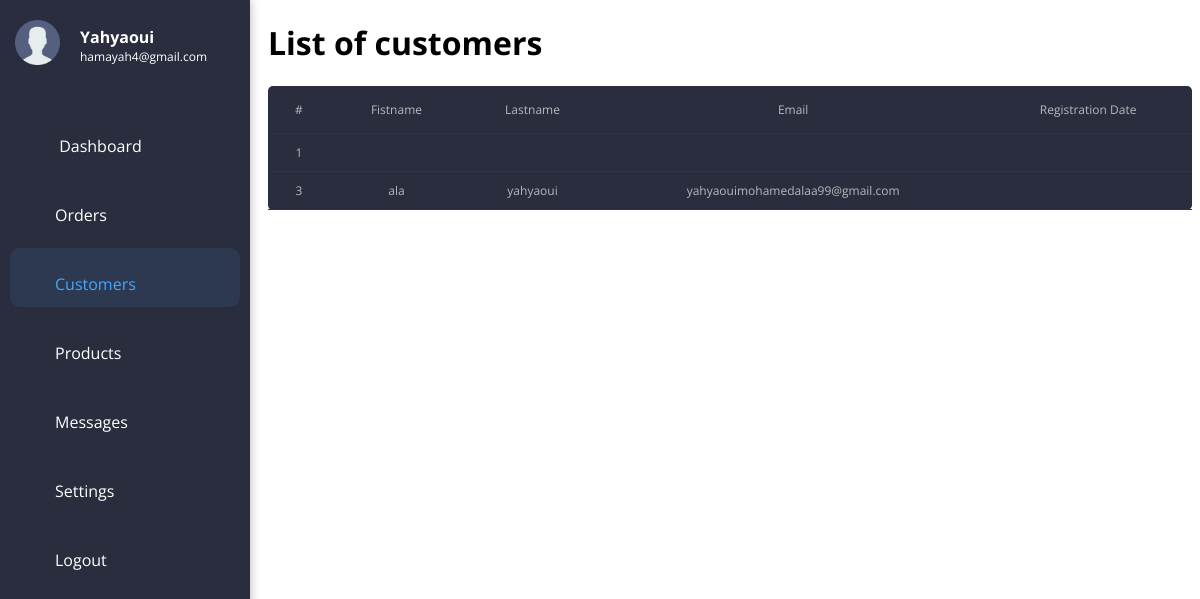
The app's page /admin/index.php?page=customers (signed in) with its own data.
### tables this page shows
CREATE TABLE `users` (
  `user_id` int(11) NOT NULL,
  `user_firstname` varchar(50) NOT NULL,
  `user_lastname` varchar(50) NOT NULL,
  `user_email` varchar(50) NOT NULL,
  `user_password` varchar(50) NOT NULL,
  `user_priority` tinyint(1) NOT NULL
);

### admin/index.php (the view, shortened to what this page needs)
<?php
if(!isset($_SESSION["admin"])){
  header("location: login.php");
}
else{
    include "../backend/connect.php";
    $req = $connect->prepare("SELECT * FROM users WHERE user_priority = ?");
    $req->execute(array(1));
    $res = $req->fetch();
}
?>
<!DOCTYPE html>
<html lang="en">
<head>
  <link rel="stylesheet" href="../css/admin.css"/>
  <link rel='stylesheet' href='https://cdn-uicons.flaticon.com/uicons-regular-rounded/css/uicons-regular-rounded.css'>
</head>
<body>
<nav class="sidebar">
  <div class="admin">
    <div class="admin-img">
      <img src="../img/user.png" alt=""/>
    </div>
    <div class="admin-info">
      <h4>
        <?php echo $res["user_lastname"];?>
      </h4>
      <p class="email">
        <?php echo $res["user_email"];?>
      </p>
    </div>
  </div>
<ul>
    <li <?php echo (!isset($_GET["page"]) ? "class='active'" : "") ?> ><a href="./"><i class="fi fi-rr-home"></i> Dashboard</a></li>
    <li <?php echo (isset($_GET["page"]) &&  $_GET["page"] === "orders" ? "class='active'" : "") ?> ><a href="?page=orders"><i class="fi fi-rr-shopping-cart"></i>Orders</a></li>
    <li <?php echo (isset($_GET["page"]) &&  $_GET["page"]  === "customers" ? "class='active'" : "") ?> ><a href="?page=customers"><i class="fi fi-rr-users"></i>Customers</a></li>
    <li <?php echo (isset($_GET["page"]) &&  ($_GET["page"]  === "products" || $_GET["page"]  === "productadd" || $_GET["page"]  === "editproduct") ? "class='active'" : "") ?> ><a href="?page=products"><i class="fi fi-rr-box-open"></i>Products</a></li>
    <li <?php echo (isset($_GET["page"]) &&  $_GET["page"]  === "messages" ? "class='active'" : "") ?> ><a href="?page=messages"><i class="fi fi-rr-envelope"></i>Messages</a></li>
    <li <?php echo (isset($_GET["page"]) &&  $_GET["page"]  === "settings" ? "class='active'" : "") ?> ><a href="?page=settings"><i class="fi fi-rr-settings"></i>Settings</a></li>
    <li><a href="../backend/logout.php"><i class="fi fi-rr-sign-out-alt"></i>Logout</a></li>
  </ul>
</nav>
<div class="content">
  <?php
    if(isset($_GET["page"])){
      if($_GET["page"] === "products"){
          $query = $connect->prepare("SELECT * FROM products");
          $query->execute();
        ?>
        <h1>List of products</h1>
        <table class="table">
          <thead>
            <a class="btn" id="add-product" href="?page=productadd"><i class="fi fi-rr-plus"></i> Add product</a>
            <tr>
              <th>Product ID</th>
              <th>Product Name</th>
              <th>Product Price</th>
              <th>Product Image</th>
              <th>Details</th>
            </tr>
      </thead>
            <?php
              while($res = $query->fetch()){
                echo
                "
                <tr>
                  <td>$res[0]</td>
                  <td>$res[1]</td>
                  <td>$res[2]</td>
                  <td><img src='../$res[3]'/></td>
                  <td>
                  <a href='#'><i class='fi fi-rr-eye'></i></a>
                  <a href='?page=editproduct&id=$res[0]'><i class='fi fi-rr-edit'></i></a>
                  <a href='deleteproduct?id=$res[0]'><i class='fi fi-rr-trash'></a></i>
                  </td>
                </tr>
                ";
              }
            ?>
        </table>
<?php
      }
      else if($_GET["page"] === 'customers'){
        $query = $connect->prepare("SELECT * FROM users WHERE user_priority = 0");
        $query->execute();
        ?>
        <h1>List of customers</h1>
        <table class="table">
          <thead>
            <tr>
              <th>#</th>
              <th>Fistname</th>
              <th>Lastname</th>
              <th>Email</th>
              <th>Registration Date</th>
            </tr>
      </thead>
            <?php
              while($res = $query->fetch()){
                echo
                "
                <tr>
                  <td>$res[0]</td>
                  <td>$res[1]</td>
                  <td>$res[2]</td>
                  <td>$res[3]</td>
                  <td>$res[6]</td>
                </tr>
                ";
              }
            ?>
        </table>
    <?php
      }
        ?>
        <?php
    }
  ?>
</div>
</body>
</html>

### css/admin.css (style rules this page uses)
*, *:before, *:after { box-sizing: border-box; font-family: Open Sans; }
.sidebar { position: fixed; top: 0; left: 0; bottom: 0; width: 250px; background-color: #2a2d3e; color: #fff; box-shadow: 0 0 10px rgba(0, 0, 0, 0.3); }
.sidebar .admin { margin: 20px 15px 40px; text-align: center; display: flex; align-items: center; }
.sidebar .admin .admin-img img { width: 45px; height: 45px; }
.sidebar .admin .admin-info { text-align: left; margin-left: 20px; }
.sidebar .admin .admin-info h4, .sidebar .admin .admin-info p { margin: 0; padding: 0; }
.sidebar .admin .admin-info p { font-size: 12px; }
.sidebar ul { list-style: none; margin: 0; padding: 0; }
.sidebar ul li { margin: 10px; }
.sidebar ul li a { display: block; text-decoration: none; color: #fff; transition: all 0.5s; padding: 12px 10px 12px; border-radius: 10px; }
.sidebar ul li a i { margin-right: 5px; display: inline-block; width: 30px; height: 30px; line-height: 30px; text-align: center; }
.sidebar ul li.active a { background-color: #2d3951; color: #44a7ff; }
.content { margin-left: 260px; }
.content .table { width: 100%; background: #2a2d3e; color: #b8b9bf; padding: 50px 10px; border-collapse: collapse; border-spacing: 0 8px; text-align: center; font-size: 12px; border-radius: 5px; }
.content .table td { padding: 10px; border-bottom: 1px solid #303344; font-weight: 400; }
.content .table th { padding: 15px; border-bottom: 1px solid #303344; font-weight: 400; }

### records on screen
users: user_lastname "Yahyaoui", user_email "hamayah4@gmail.com"
users: user_id "1"
users: user_id "3", user_firstname "ala", user_lastname "yahyaoui", user_email "yahyaouimohamedalaa99@gmail.com"
